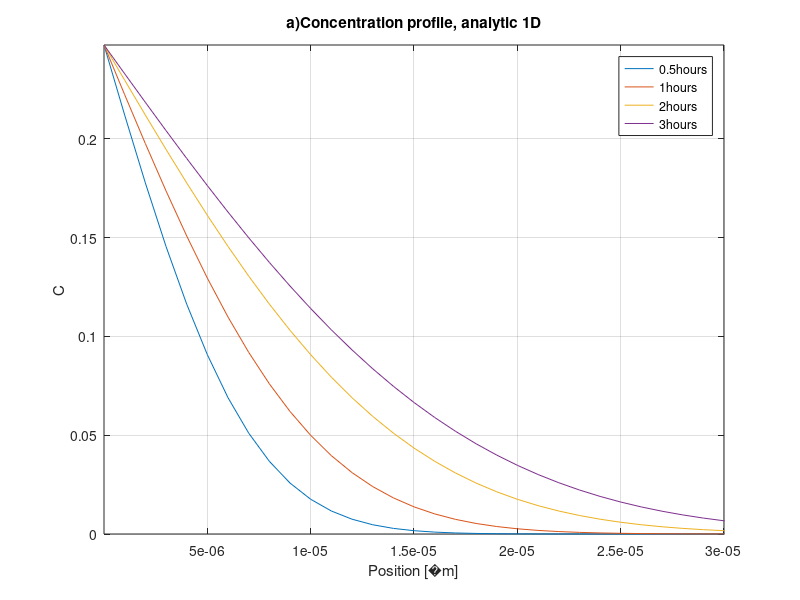

MATLAB code for this plot: (Note: this script raises an error after producing the figure.)
clear all
close all
clc

%-------------Constants------------------
c.D0 = 3.46*10^-5; % [m^2/s]
c.Q = 123800; %[J/mol]
c.R=8.3145; %[J/K*mol]
c.Cstar=2.17*10^3; %[wt%]
c.dH_0=50800; % [J/mol]
c.B0=0.001*10^-6; %[m]
%----------------------------------------

%-------------Variables------------------
v.T_iso=400+273; %[K]
v.C_p=100;
v.C_0=0;
%----------------------------------------

%-------------Diffusion------------------
D_eq = @(T) c.D0*exp(-c.Q/(c.R*T));  % [mm^2/s]
D_T=D_eq(v.T_iso);
%----------------------------------------
%-----------------Ci---------------------
Ci_eq = @(T) c.Cstar*exp(-c.dH_0/(c.R*T));
C_i=Ci_eq(v.T_iso);
%----------------------------------------

t=[0.5,1,2,3]*60*60; %hours

xgrid=5000;
xend=5*10^-3;
x=linspace(c.B0,xend,xgrid); 
dt=1; %time step
dx=x(2)-x(1); %distance step


%Analytic solution
C_an_eq = @(x,t) C_i-(C_i - v.C_0).*erf((x-c.B0)./(2*sqrt(D_T*t)));
figure
for i=1:length(t)
    C_an(:,i)= C_an_eq(x,t(i));
    plot(x,C_an(:,i))
    anlegend{i}=[num2str(t(i)/3600) 'hours'];
    hold on
end
grid
title('a)Concentration profile, analytic 1D')
xlabel('Position [�m]')
ylabel('C')
axis([c.B0 3*10^-5 0 C_i])
legend(anlegend)


%iii)a)-------------------------------------------------------------

%Initial conc.
C_i=Ci_eq(v.T_iso);

%Diffusion
D_T=D_eq(v.T_iso);

%Stability
r=(D_T*dt)/(dx^2);
while r>0.5
    dt=dt/4;
    r=(D_T*dt)/(dx^2);
end
t=0;
dt=1;
Cstart(1:length(x),1)=v.C_0;
Cstart(1,1)=C_i;
j=1;
while t<60*60
    Cnext(:,j)=Cnum(v,r,x,Cstart);
    Cstart=Cnext(:,j);
    j=j+1;
    t=t+dt;
end
C_numeric(:,1)=Cnext(:,j-1);
figure
plot(x,C_an(:,2))
hold on
plot(x,C_numeric(:,1))
grid
legend('Analytic','Numeric')
axis([c.B0 3*10^-5 0 C_i])
title('a)Concentration profile, 1D')
xlabel('Position [µm]')
ylabel('Composition B')
leg = strtrim(cellstr(num2str((t./(60^2))'))');



%Isothermal annealing, analytical solution iii)b)--------------------
k_eq = @(C_i) 2*(C_i-v.C_0)/(v.C_p-v.C_0);

k=k_eq(C_i);

B_eq = @(k,t) c.B0 - (k/sqrt(pi))*sqrt(D_T*t);
B_norm(1)=1;
i=1;
t(1)=0;
dt=0.1;
while B_norm>0
B_norm(i)= B_eq(k,t(i))/c.B0;
t(i+1)=t(i)+dt;
i=i+1;
end

figure
subplot(2,2,1)
plot(t(1:length(t)-1),B_norm)
axis([0 20 0 1])
title('b)Plate dissolution, 1D')
ylabel('scaled volume fraction')
xlabel('time[s]')
grid



%iii)c)Plate and spherical isothermal
clear t
dt=0.01;
B_num(1)=c.B0;
B_num_norm(1)=1;

r_num(1)=c.B0;
r_num_norm(1)=1;

t(1)=0;
j=1;
while (B_num_norm(j)>0)
t(j+1)=t(j)+dt;
%Backwards euler
    %Plate-like precipitates
    B_num(j+1)=B_num(j)-dt*(k/2)*sqrt(D_T/(pi*t(j+1)));
    B_num_norm(j+1)=B_num(j+1)/c.B0;
    
j=j+1;
end


hold on
plot(t,B_num_norm)
legend('Analytic','Numeric')




%iii)d)----------------------------
%Non isothermal case Two-Step
T2=430+273; %[K]
T1=400+273; %[K]

clear t
xgrid=7000;
xend=5*10^-5;
x=linspace(c.B0,xend,xgrid); 
dt=0.001; %time step
dx=x(2)-x(1); %distance step

t(1)=0;
j=1;
D_1=D_eq(T1);
Ci_1=Ci_eq(T1);
D_2=D_eq(T1);
Ci_2=Ci_eq(T1);

B_num_noniso_2(1)=c.B0;
B_num_noniso_2_norm(1)=1;
B_num_noniso_1(1)=c.B0;
B_num_noniso_1_norm(1)=1;

r= @(D) (D*dt)/(dx^2);
r1=r(D_1);
r2=r(D_1);
Cstart1(1:length(x),1)=v.C_0;
Cstart1(1,1)=C_i;
Cstart2=Cstart1;
alreadychanged1=0;
alreadychanged2=0;
while B_num_noniso_2_norm(j)>0
    t(j+1)=t(j)+dt;
if (B_num_noniso_1_norm(j)<0.7)&&(alreadychanged1==0)
    D_1=D_eq(T2);
    Ci_1=Ci_eq(T2);
    r1=r(D_2);
    if r1>0.5
        display('Numerical stability error: decrease dt or increase dx')
    end
    alreadychanged1=1;
end
if (B_num_noniso_2_norm(j)<0.3)&&(alreadychanged2==0)
    D_2=D_eq(T2);
    Ci_2=Ci_eq(T2);
    r2=r(D_2);
    if r2>0.5
        display('Numerical stability error: decrease dt or increase dx')
    end
    alreadychanged2=1;
end
Cstart1(1,1)=Ci_1;
Cstart2(1,1)=Ci_2;
Cnext1(:,j)=Cnum(v,r1,x,Cstart1(:,1));
Cnext2(:,j)=Cnum(v,r2,x,Cstart2(:,1));

Cstart1(:,1)=Cnext1(:,j);
Cstart2(:,1)=Cnext2(:,j);

B_num_noniso_1(j+1)=B_num_noniso_1(j)+((dt*D_1)/(dx*(v.C_p-Ci_1)))*(Cnext1(2,j)-Cnext1(1,j));
B_num_noniso_1_norm(j+1)=(B_num_noniso_1(j+1))/c.B0;

B_num_noniso_2(j+1)=B_num_noniso_2(j)+((dt*D_2)/(dx*(v.C_p-Ci_2)))*(Cnext2(2,j)-Cnext2(1,j));
B_num_noniso_2_norm(j+1)=(B_num_noniso_2(j+1))/c.B0;

j=j+1;
end

subplot(2,2,2)
plot(t,B_num_noniso_1_norm)
hold on
plot(t,B_num_noniso_2_norm)
axis([0 inf 0 1])
title('d)Plate dissolution, two-step, 1D')
ylabel('scaled volume fraction')
xlabel('time[s]')
grid


%iii)e)----------------------------
%Non isothermal case Two-Step
T1=430+273; %[K]
T2=400+273; %[K]

clear t
clear B_num_noniso_2
clear B_num_noniso_1
clear B_num_noniso_2_norm
clear B_num_noniso_1_norm

t(1)=0;
j=1;
D_1=D_eq(T1);
Ci_1=Ci_eq(T1);
D_2=D_eq(T1);
Ci_2=Ci_eq(T1);

B_num_noniso_2(1)=c.B0;
B_num_noniso_2_norm(1)=1;
B_num_noniso_1(1)=c.B0;
B_num_noniso_1_norm(1)=1;

r1=r(D_1);
r2=r(D_1);
Cstart1(1:length(x),1)=v.C_0;
Cstart1(1,1)=C_i;
Cstart2=Cstart1;
alreadychanged1=0;
alreadychanged2=0;
while B_num_noniso_2_norm(j)>0
    t(j+1)=t(j)+dt;
if (B_num_noniso_1_norm(j)<0.7)&&(alreadychanged1==0)
    D_1=D_eq(T2);
    Ci_1=Ci_eq(T2); 
    r1=r(D_2);
    if r1>0.5
        display('Numerical stability error: decrease dt or increase dx')
    end
end
if (B_num_noniso_2_norm(j)<0.3)&&(alreadychanged2==0)
    D_2=D_eq(T2);
    Ci_2=Ci_eq(T2);
    r2=r(D_2);
    if r2>0.5
        display('Numerical stability error: decrease dt or increase dx')
    end
end
Cstart1(1,1)=Ci_1;
Cstart2(1,1)=Ci_2;
Cnext1(:,j)=Cnum(v,r1,x,Cstart1(:,1));
Cnext2(:,j)=Cnum(v,r2,x,Cstart2(:,1));

Cstart1(:,1)=Cnext1(:,j);
Cstart2(:,1)=Cnext2(:,j);

B_num_noniso_1(j+1)=B_num_noniso_1(j)+((dt*D_1)/(dx*(v.C_p-Ci_1)))*(Cnext1(2,j)-Cnext1(1,j));
B_num_noniso_1_norm(j+1)=(B_num_noniso_1(j+1))/c.B0;

B_num_noniso_2(j+1)=B_num_noniso_2(j)+((dt*D_2)/(dx*(v.C_p-Ci_2)))*(Cnext2(2,j)-Cnext2(1,j));
B_num_noniso_2_norm(j+1)=(B_num_noniso_2(j+1))/c.B0;

j=j+1;
end

figure
plot(t,B_num_noniso_1_norm)
hold on
plot(t,B_num_noniso_2_norm)
axis([0 inf 0 1])
title('Plate dissolution, two-step, 1D')
ylabel('scaled volume fraction')
xlabel('time[s]')
grid

%Isokinetic annealing, analytic solution iii)e)----------------------
%% sgsge
D_1=D_eq(T2);
k=k_eq(C_i);

t1star=t1star_eq(D_T,k);
i=1;
dt=0.0005;
t=[0:dt:20];

f_low11=1;
f_low12=1;
bytte07=0;
bytte03=0;
sum=0;

while f_low11(i) > 0 
    
    sum(i+1)=sum(i)+(dt/t1star);
    f_low11(i+1)=1-sqrt(sum(i));
    if (f_low11(i) <= 0.7) && (bytte07==0)
        C_i=Ci_eq(T1);
        D_1=D_eq(T1);
        k=k_eq(C_i);
        t1star=t1star_eq(D_1,k);
        tid_low07 = i;
        bytte07=1;
    end
    i=i+1;
end
tid1=i;


D_T=D_eq(T2);
C_i=Ci_eq(T2);
k=k_eq(C_i);

t1star=t1star_eq(D_T,k);
i=1;

sum=0;
while f_low12 > 0

    sum(i+1)=sum(i)+(dt/t1star);
    f_low12(i+1)=1-sqrt(sum(i));
    if (f_low12(i) <= 0.3) && (bytte03==0)
        C_i=Ci_eq(T1);
        D_1=D_eq(T1);
        k_e=k_eq(C_i);
        t1star=t1star_eq(D_1,k_e);
        tid_low03 = i;
        bytte03=1;
    end
    i=i+1;
    
end
tid2=i;


figure 
plot (t(1:tid1), f_low11, t(1:tid2), f_low12)
hold on
plot
axis([0 inf 0 1])
title('isokinetic solution')
ylabel('scaled volume fraction')
xlabel('time[s]')
